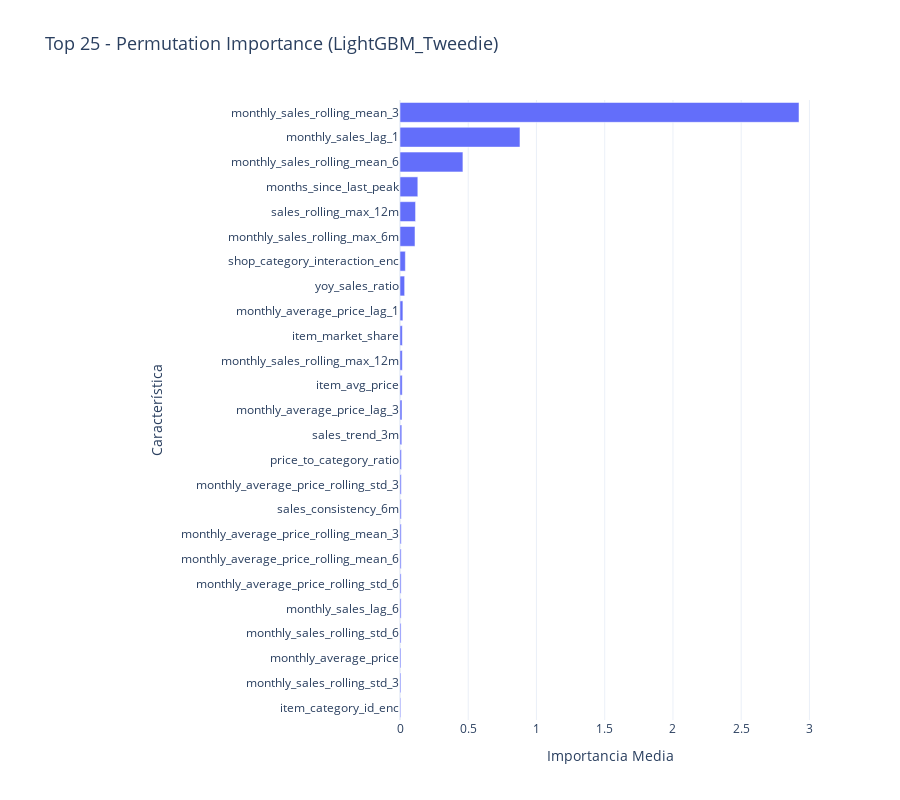

Source (notebook cell):
### Markdown cell above
**Features top en ambos rankings:**
- monthly_sales_rolling_mean_3, monthly_sales_rolling_mean_6: . Esto demuestra que la tendencia de ventas más reciente (promedio de los últimos 3 y 6 meses) es, con diferencia, el predictor más potente.
- monthly_sales_lag_1:  Las ventas del mes inmediatamente anterior son cruciales para predecir las del mes actual.
- item_id y item_category_id: Ambas se mantienen en el Top 6 en los dos rankings. Esto confirma que la identidad del producto y su categoría son fundamentales.

**Features que Pierden Importancia por Permutación**
- shop_id: Su información predictiva ya está contenida de una forma mucho más potente en la feature shop_category_interaction.
- year: a variable year es una forma simple de capturar la tendencia a largo plazo.  Sin embargo, las features de lag y rolling window (como monthly_sales_rolling_mean_6) ya capturan esta progresión temporal de una forma mucho más sofisticada.
- price_to_category_ratio: Cae en el top de permutación debido al solapamiento de información. Es decir, la información que aporta sobre los precios ya está presente en otras features relacionadas (monthly_average_price, item_avg_price, price_vs_historical_avg_ratio).

### Code cell
# --- 1. Cálculo de la Importancia (tu código, sin cambios) ---
best_model_name = "LightGBM_Tweedie"
best_model = trained_models[best_model_name]

X_val_for_importance = X_val_encoded_reg.copy()  # Usamos una copia para seguridad

# Corregir dtypes para LGBM antes de la evaluación
print("🩺 Verificando y corrigiendo dtypes para LGBM...")
for col in categorical_cols_original:
    if col in X_val_for_importance.columns:
        X_val_for_importance[col] = X_val_for_importance[col].astype(int)
print("   -> Dtypes corregidos.")

print(f"\\n⏳ Calculando Importancia por Permutación para {best_model_name}...")
result = permutation_importance(
    best_model,
    X_val_for_importance,
    y_val,
    n_repeats=10,
    random_state=42,
    n_jobs=-1,
    scoring="neg_root_mean_squared_error",
)

perm_importance_df = (
    pd.DataFrame(
        {
            "feature": X_val_for_importance.columns,
            "importance_mean": result.importances_mean,
        }
    )
    .sort_values("importance_mean", ascending=False)
    .reset_index(drop=True)
)

print("✅ Cálculo finalizado.")

# --- 2. Visualización Mejorada ---
N_FEATURES_TO_SHOW = 25  # Puedes ajustar cuántas features mostrar

fig = px.bar(
    perm_importance_df.head(N_FEATURES_TO_SHOW),
    x="importance_mean",
    y="feature",
    orientation="h",
    title=f"Top {N_FEATURES_TO_SHOW} - Permutation Importance ({best_model_name})",
    labels={"importance_mean": "Importancia Media", "feature": "Característica"},
)

fig.update_layout(
    height=800,
    margin=dict(l=400),
    yaxis=dict(title_font=dict(size=14), tickfont=dict(size=12)),
    xaxis=dict(title_font=dict(size=14)),
    title_font=dict(size=18),
    template="plotly_white",
)

fig.update_yaxes(autorange="reversed")
fig.show()

### Figure 1 — Plotly figure (JSON) as saved in the notebook; plotly's stock layout.template omitted (floating-point values rounded to 4 significant figures)
{"data": [{"alignmentgroup": "True", "hovertemplate": "Importancia Media=%{x}<br>Característica=%{y}<extra></extra>", "legendgroup": "", "marker": {"color": "#636efa", "pattern": {"shape": ""}}, "name": "", "offsetgroup": "", "orientation": "h", "showlegend": false, "textposition": "auto", "type": "bar", "x": [2.923, 0.879, 0.4609, 0.1306, 0.1139, 0.1098, 0.03922, 0.034, 0.02126, 0.01711, 0.01679, 0.01625, 0.01446, 0.0132, 0.01065, 0.009277, 0.009266, 0.009023, 0.008459, 0.00821, 0.008203, 0.007745, 0.007027, 0.006739, 0.005637], "xaxis": "x", "y": ["monthly_sales_rolling_mean_3", "monthly_sales_lag_1", "monthly_sales_rolling_mean_6", "months_since_last_peak", "sales_rolling_max_12m", "monthly_sales_rolling_max_6m", "shop_category_interaction_enc", "yoy_sales_ratio", "monthly_average_price_lag_1", "item_market_share", "monthly_sales_rolling_max_12m", "item_avg_price", "monthly_average_price_lag_3", "sales_trend_3m", "price_to_category_ratio", "monthly_average_price_rolling_std_3", "sales_consistency_6m", "monthly_average_price_rolling_mean_3", "monthly_average_price_rolling_mean_6", "monthly_average_price_rolling_std_6", "monthly_sales_lag_6", "monthly_sales_rolling_std_6", "monthly_average_price", "monthly_sales_rolling_std_3", "item_category_id_enc"], "yaxis": "y"}], "layout": {"barmode": "relative", "height": 800, "legend": {"tracegroupgap": 0}, "margin": {"l": 400}, "title": {"font": {"size": 18}, "text": "Top 25 - Permutation Importance (LightGBM_Tweedie)"}, "xaxis": {"anchor": "y", "domain": [0, 1], "title": {"font": {"size": 14}, "text": "Importancia Media"}}, "yaxis": {"anchor": "x", "autorange": "reversed", "domain": [0, 1], "tickfont": {"size": 12}, "title": {"font": {"size": 14}, "text": "Característica"}}}}
